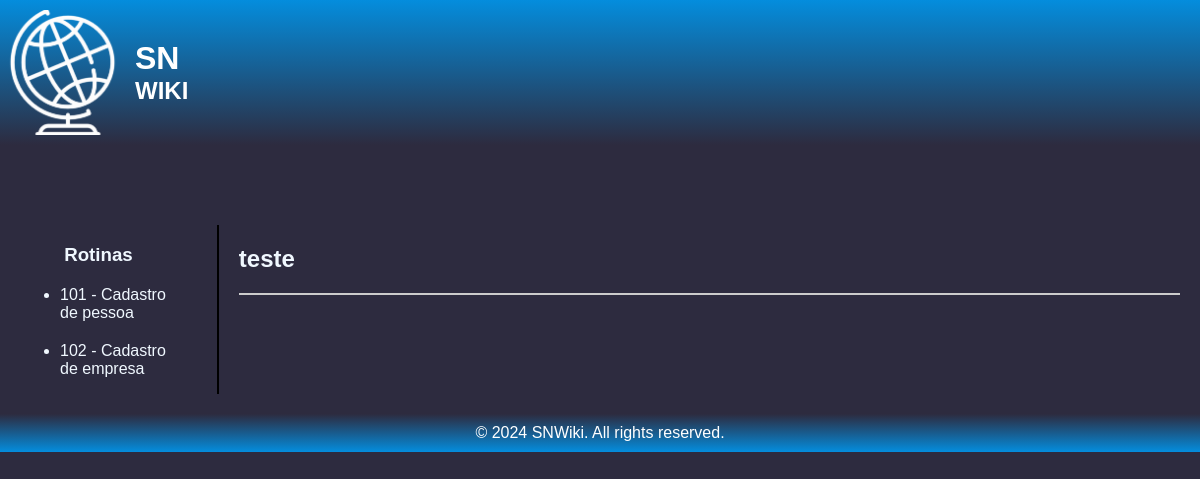
The page /post/101/ on the database as committed earlier.
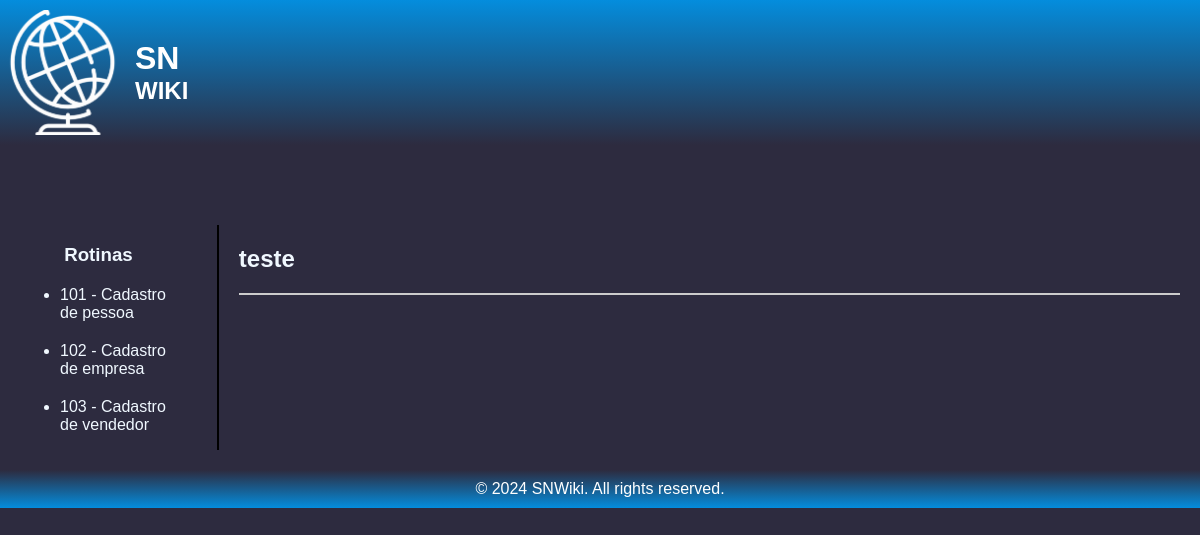
The same page on the database as committed later.
### app/models.py (models this page shows, shortened)
class Post(models.Model):
    Titulo = models.CharField(max_length=255)
    rotina = models.ForeignKey(rotinas, on_delete=models.PROTECT)
    Tipo_erro = models.ForeignKey(Tipo_erro, on_delete=models.PROTECT)
    Resumo = RichTextUploadingField()

class rotinas(models.Model):
    N_rotina = models.CharField(max_length=6)
    Nome_rotina = models.CharField(max_length=50)

### app/views.py (the view)
# urls.py: path('post/<str:id>/', views.post, name='post'),
def post(request, id):
    Rotina = get_object_or_404(models.rotinas, N_rotina=id)
    post = models.Post.objects.filter(rotina=Rotina)
    rotina = models.rotinas.objects.all()
    context = {
        'post': post,
        'rotina_1': Rotina,
        'rotina': rotina,
    }
    return render(request, 'post.html', context)

### app/templates/post.html
{% extends 'home.html' %}
{% block main %}
<article>
    {% for post in post %}
    <h2><a href="{% url 'post_detail' post.id %}">{{ post.Titulo }}</a></h2>
    <hr>
    {% endfor %}
</article>
{% endblock %}

### app/templates/home.html (shortened to what this page needs)
{% load static %}
<!DOCTYPE html>
<html lang="PT-BR">
<head>
</head>
<body>
    <header>
        <a href="{% url 'home' %}"><div class="logo">
            <img src="{% static 'img/thiago3.png' %}" alt="">
            <div class="text">
                <h1>SN</h1>
                <h2>WIKI</h2>
            </div>
        </div></a>
    </header>
    <main>
{% block main %}{% endblock %}
{% block side %}
        <aside>
            <h3>Rotinas</h3>
            <ul>
                {% for rotina in rotina %}
                <li><a href="{% url 'post' rotina.N_rotina %}">{{ rotina.N_rotina }} - {{ rotina.Nome_rotina }}</a></li>
                {% endfor %}
            </ul>
        </aside>
{% endblock %}
    </main>
    <footer>
        <p>&copy; 2024 SNWiki. All rights reserved.</p>
    </footer>
</body>
</html>

Rows that differ between the two databases and show on the page:
added rotinas: N_rotina "103", Nome_rotina "Cadastro de vendedor"
